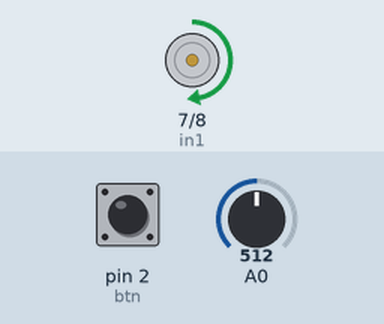
A sketch run on a simulated Arduino Uno, built with avr-gcc and run on an emulated ATmega328P. Shown: motor-driver pin pairs drawn as motors (green arrow = first pin HIGH = forward, orange = second pin HIGH = backward, longer = more drive, scaled by the enable pin). The inputs (shaded band) are chosen by the test bench; at power-on: A0 = 512, pin 2 (btn) HIGH.

Above: at 1.2 s.
1.3 s: A0 set to 716
At 2.0 s:
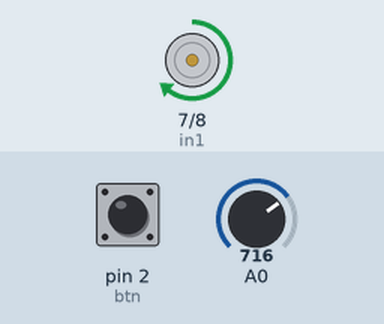
2.8 s: pin 2 (btn) pulled LOW for 0.15 s
At 3.1 s:
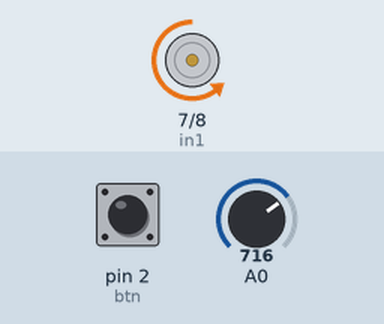
4.4 s: A0 set to 900
At 5.6 s:
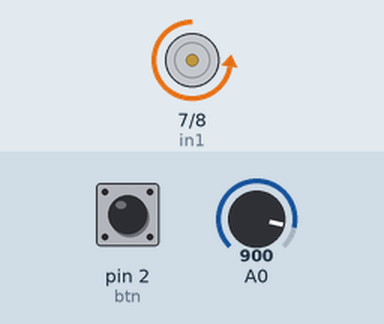
5.9 s: pin 2 (btn) pulled LOW for 1 s
At 6.7 s:
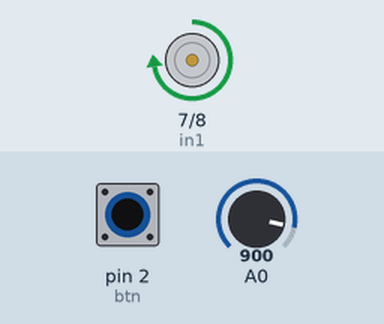
8.4 s: A0 set to 122
At 9.6 s:
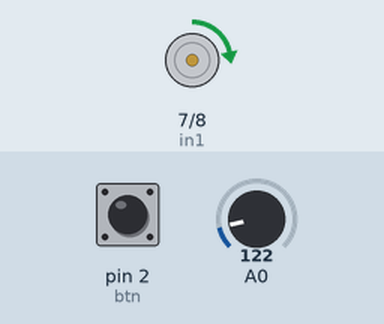
9.9 s: pin 2 (btn) pulled LOW for 0.15 s
At 10.9 s:
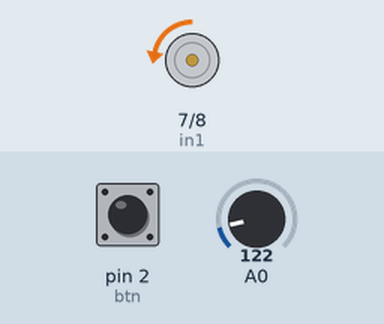
Timing chart, 0 to 12.5 s (numbered marks = the images above; inputs shaded):
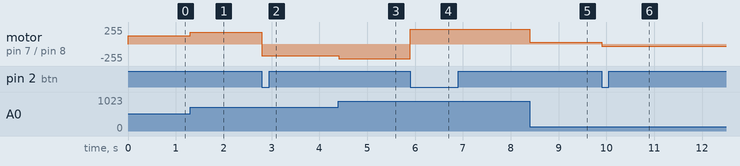

The sketch:

dc_motor_with_L298N_driver.ino
```cpp
/* CONNECTIONS:-
L298N DRIVER USED
ena pwm 3
IN1 7
IN2 8
button 2 and gnd
OUT1 AND OUT 2 connected to two terminals of dc motor
pot pin to A0 */

//in1 and in2 should have opposite bool value to rotate either direction


const int in1=7;
const int in2=8;
const int pwm=3;
const int btn=2;
bool btn_state=false;
bool laststate=HIGH;
bool fwd=true;
void setup(){
  pinMode(7,OUTPUT);
pinMode(8,OUTPUT);
pinMode(pwm,OUTPUT);
pinMode(2,INPUT_PULLUP);}


void loop(){
  bool state=digitalRead(btn);
  if(laststate==HIGH&&state==LOW){

    fwd=!fwd;
  }
  laststate=state;

  int pot_val=analogRead(A0);
  int speed=map(pot_val,0,1023,0,255);
  digitalWrite(in1,(fwd)? HIGH:LOW);
  digitalWrite(in2,(fwd)? LOW:HIGH);
  analogWrite(pwm,speed);
}
```

Measured:
- after the input at 1.3 s, motor on pin 7 (in1) / pin 8 (in2): forward 127/255 → forward 178/255 at once
- after the input at 2.8 s, motor on pin 7 (in1) / pin 8 (in2): forward 178/255 → backward 178/255 at once
- after the input at 4.4 s, motor on pin 7 (in1) / pin 8 (in2): backward 178/255 → backward 224/255 at once
- after the input at 5.9 s, motor on pin 7 (in1) / pin 8 (in2): backward 224/255 → forward 224/255 at once
- after the input at 8.4 s, motor on pin 7 (in1) / pin 8 (in2): forward 224/255 → forward 30/255 at once
- after the input at 9.9 s, motor on pin 7 (in1) / pin 8 (in2): forward 30/255 → backward 30/255 at once
